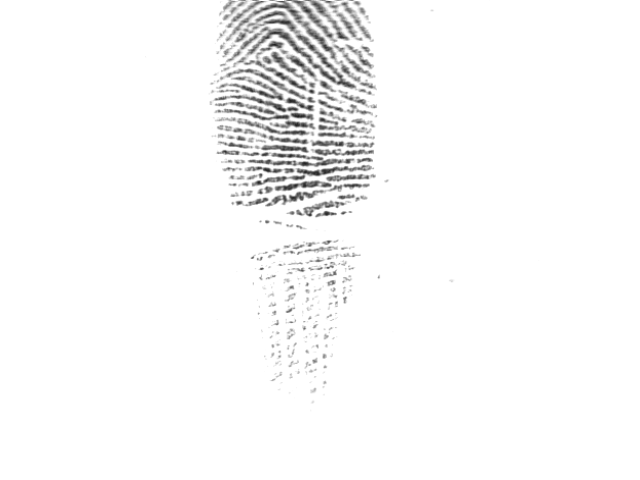
#> input picture data/original/101_1.tif, 640 x 480 px
$ python -i image_enhancement.py   (imports and definitions only)   (older library calls are emulated)
#> lines starting #> are read from the running program, lines starting #| are printed output that depends on the picture
#> further down, picture is the input picture: shape (480, 640); min 31, max 255, mean 248.3
import cv2
import numpy as np


def apply_histogram_equalization(image):
    if len(image.shape) != 2:
        raise ValueError("Image must be single-channel grayscale.")
    return cv2.equalizeHist(image)


def apply_power_law_transformation(image, gamma=1.2):
    if len(image.shape) != 2:
        raise ValueError("Image must be single-channel grayscale.")
    if gamma <= 0:
        raise ValueError("Gamma must be strictly positive.")

    lookup_table = np.array([((i / 255.0) ** gamma) * 255.0 for i in range(256)]).astype(np.uint8)
    return cv2.LUT(image, lookup_table)


def apply_local_gamma_correction(image, block_size=32, clip_limit=2.0):
#> called with block_size = 32, clip_limit = 2
    if len(image.shape) != 2:
        raise ValueError("Image must be single-channel grayscale.")

    tile_grid = (max(2, image.shape[0] // block_size), max(2, image.shape[1] // block_size))
#> tile_grid = (15, 20)
    clahe = cv2.createCLAHE(clipLimit=clip_limit, tileGridSize=tile_grid)
    return clahe.apply(image)
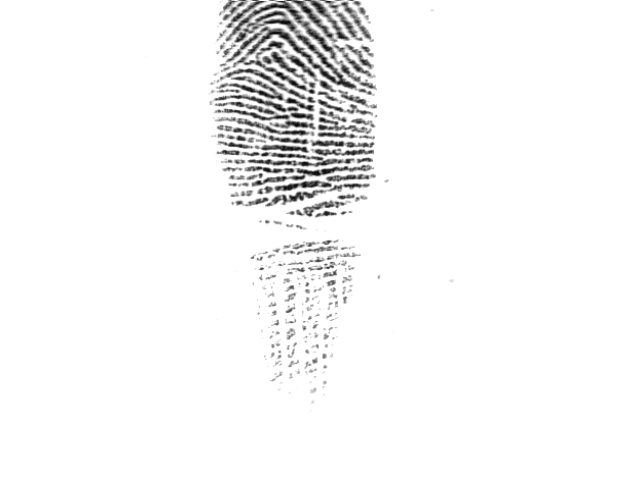
#> returned value: shape (480, 640); min 8, max 255, mean 245.6


def apply_laplacian_sharpening(image, strength=0.5):
#> called with strength = 0.35
    if len(image.shape) != 2:
        raise ValueError("Image must be single-channel grayscale.")

    laplacian_kernel = np.array([
        [0, -1, 0],
        [-1, 4, -1],
        [0, -1, 0]
    ], dtype=np.float32)

    float_image = np.float32(image)
    laplacian_response = cv2.filter2D(float_image, cv2.CV_32F, laplacian_kernel)
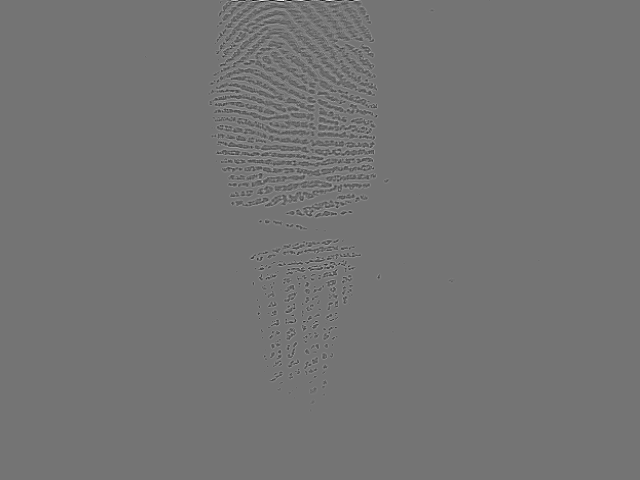
#> laplacian_response: shape (480, 640) float32; min -440, max 526, mean 0; drawn with min black and max white
    sharpened = float_image + strength * laplacian_response
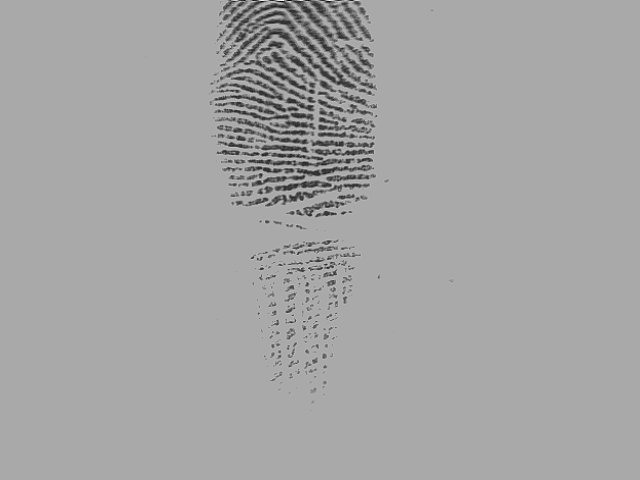
#> sharpened: shape (480, 640) float32; min -112, max 439.1, mean 245; drawn with min black and max white
    clipped = np.clip(sharpened, 0, 255)
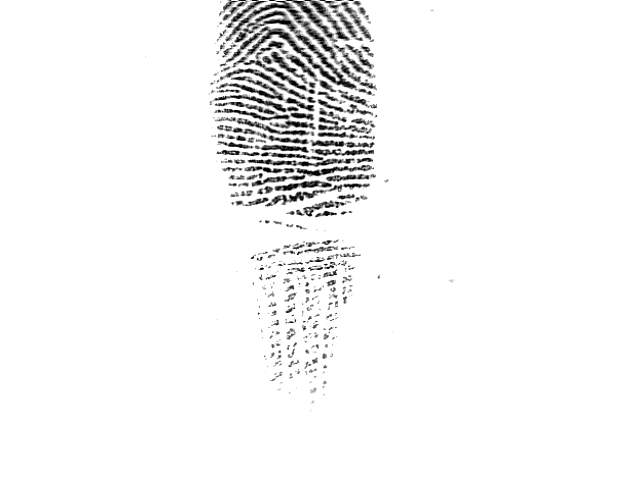
#> clipped: shape (480, 640) float32; min 0, max 255, mean 244.5
    return clipped.astype(np.uint8)


def enhance_fingerprint(image, use_hist_eq=False, gamma=1.1, use_clahe=True, laplacian_strength=0.35):
    current = image.copy()
    intermediates = {"input": current}

    if use_clahe:
        current = apply_local_gamma_correction(current, block_size=32, clip_limit=2.0)
        intermediates["clahe"] = current.copy()

    if use_hist_eq:
        current = apply_histogram_equalization(current)
        intermediates["hist_eq"] = current.copy()

    if abs(gamma - 1.0) > 1e-4:
        current = apply_power_law_transformation(current, gamma=gamma)
        intermediates["gamma"] = current.copy()

    if laplacian_strength > 0:
        current = apply_laplacian_sharpening(current, strength=laplacian_strength)
        intermediates["sharpened"] = current.copy()

    intermediates["final_enhanced"] = current
    return current, intermediates

>>> import cv2
>>> picture = cv2.imread('../data/original/101_1.tif', cv2.IMREAD_GRAYSCALE)
>>> result = enhance_fingerprint(picture)

$ run again, on data/original/101_2.tif
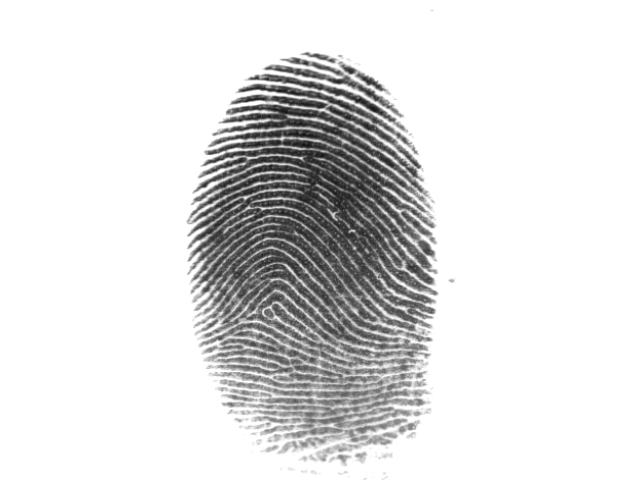
#> input picture data/original/101_2.tif, 640 x 480 px
#> picture is the input picture: shape (480, 640); min 15, max 255, mean 223
#> in apply_laplacian_sharpening, `sharpened = float_image + strength * laplacian_response`:
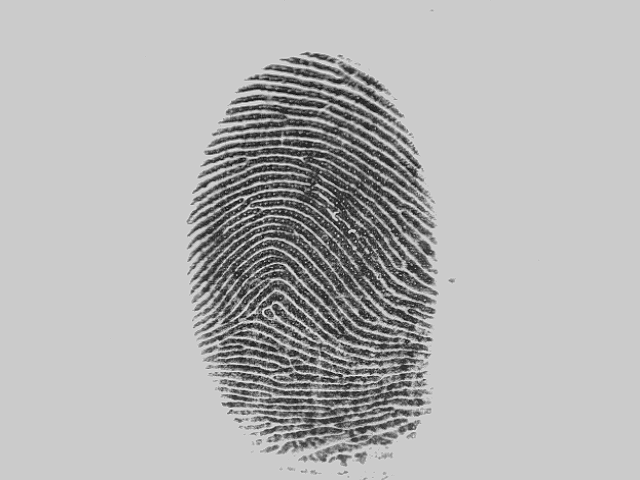
#> sharpened: shape (480, 640) float32; min -64.8, max 335.6, mean 219.8; drawn with min black and max white
#> in apply_laplacian_sharpening, `clipped = np.clip(sharpened, 0, 255)`:
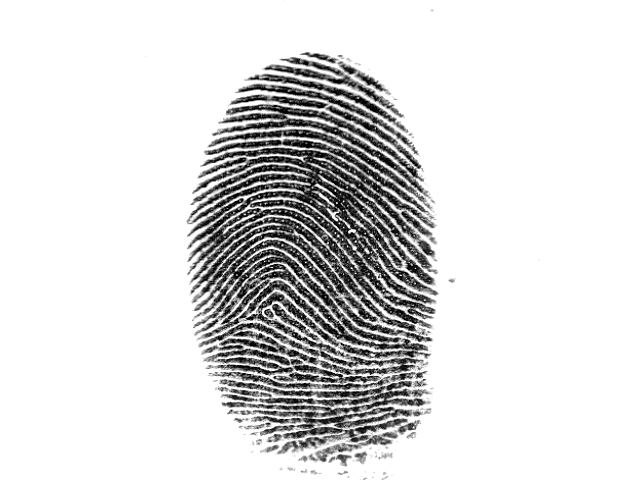
#> clipped: shape (480, 640) float32; min 0, max 255, mean 219.5

$ run again, on data/original/101_4.tif
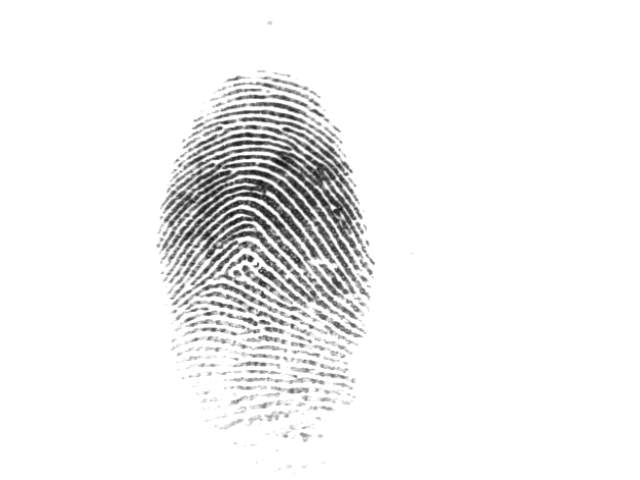
#> input picture data/original/101_4.tif, 640 x 480 px
#> picture is the input picture: shape (480, 640); min 14, max 255, mean 241.6
#> in apply_laplacian_sharpening, `sharpened = float_image + strength * laplacian_response`:
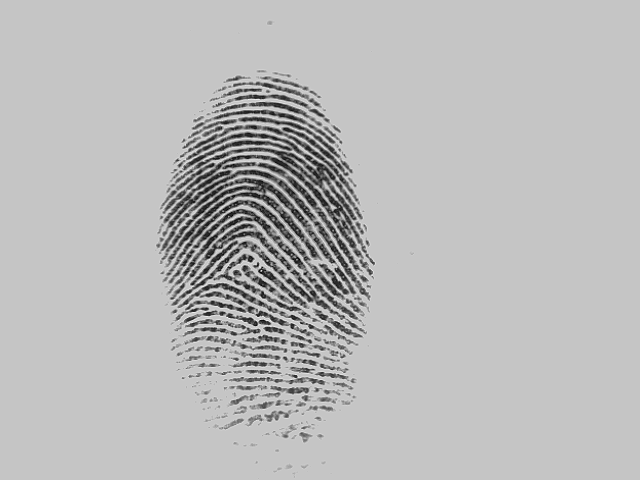
#> sharpened: shape (480, 640) float32; min -62.9, max 347.4, mean 237.7; drawn with min black and max white
#> in apply_laplacian_sharpening, `clipped = np.clip(sharpened, 0, 255)`:
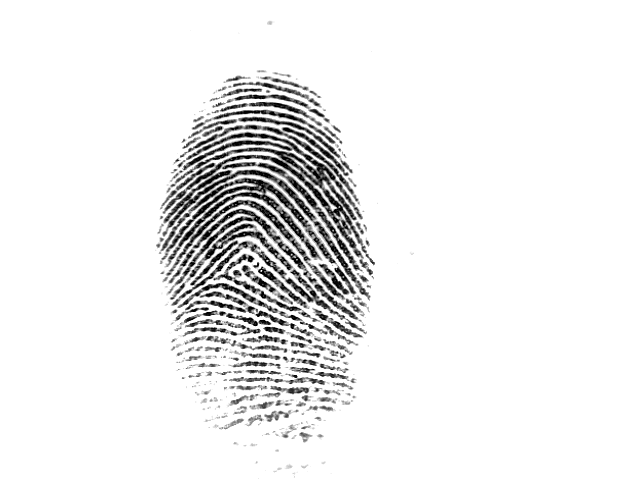
#> clipped: shape (480, 640) float32; min 0, max 255, mean 237

$ run again, on data/original/101_6.tif
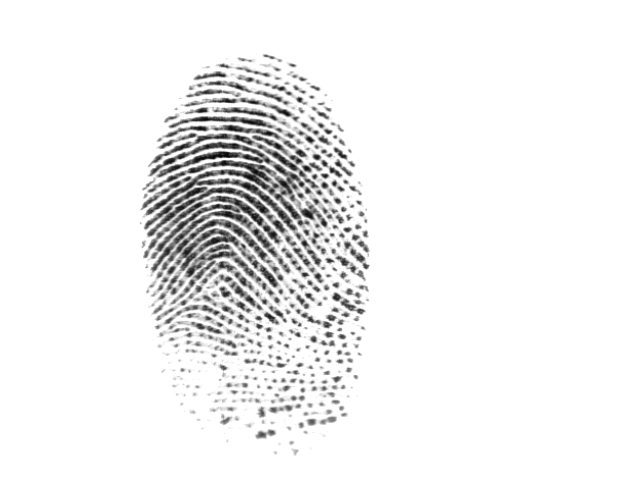
#> input picture data/original/101_6.tif, 640 x 480 px
#> picture is the input picture: shape (480, 640); min 1, max 255, mean 240.1
#> in apply_laplacian_sharpening, `sharpened = float_image + strength * laplacian_response`:
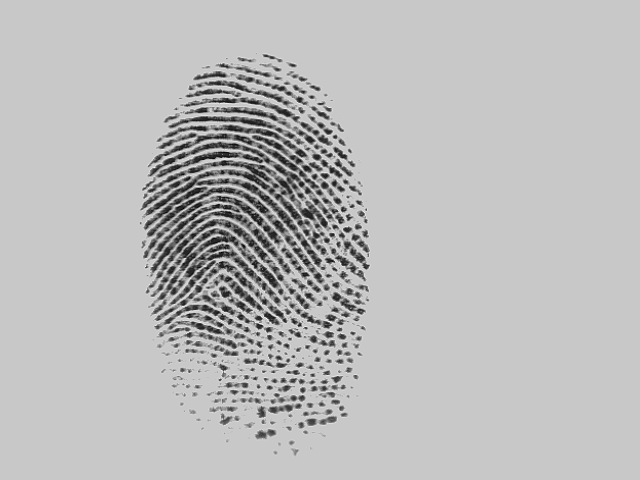
#> sharpened: shape (480, 640) float32; min -59.6, max 341.5, mean 236; drawn with min black and max white
#> in apply_laplacian_sharpening, `clipped = np.clip(sharpened, 0, 255)`:
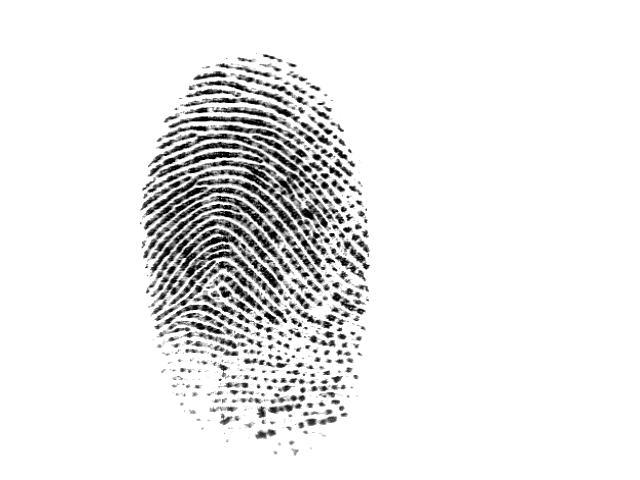
#> clipped: shape (480, 640) float32; min 0, max 255, mean 235.3
